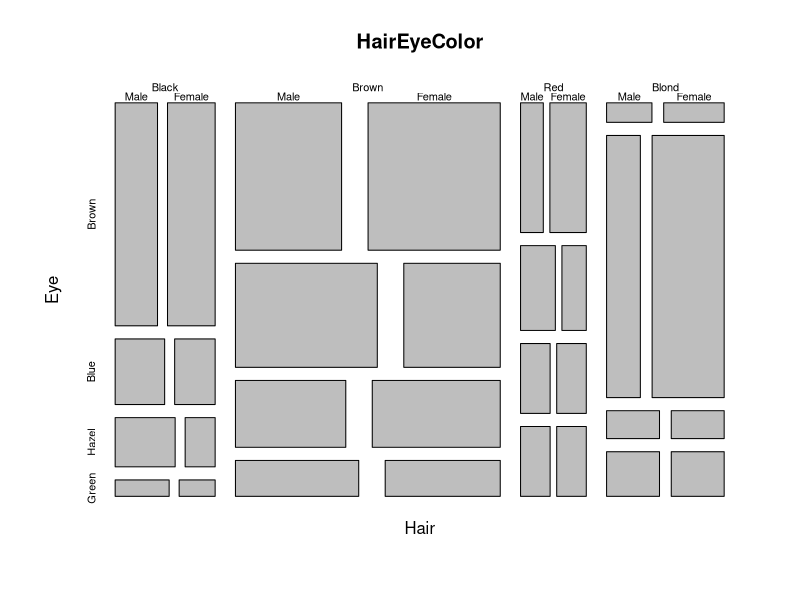
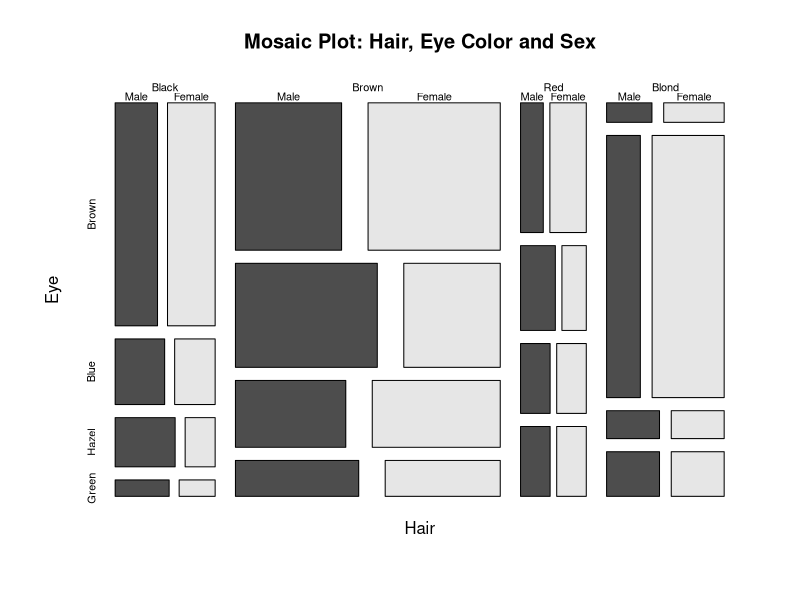
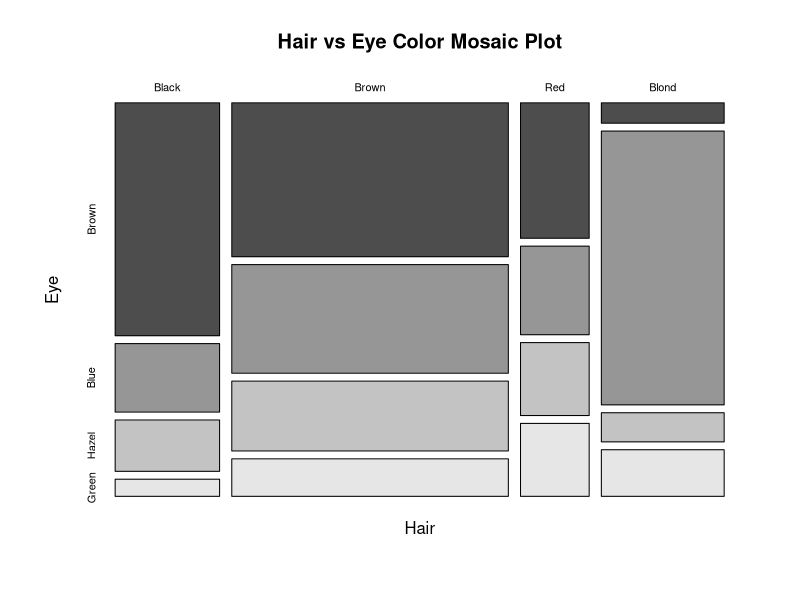
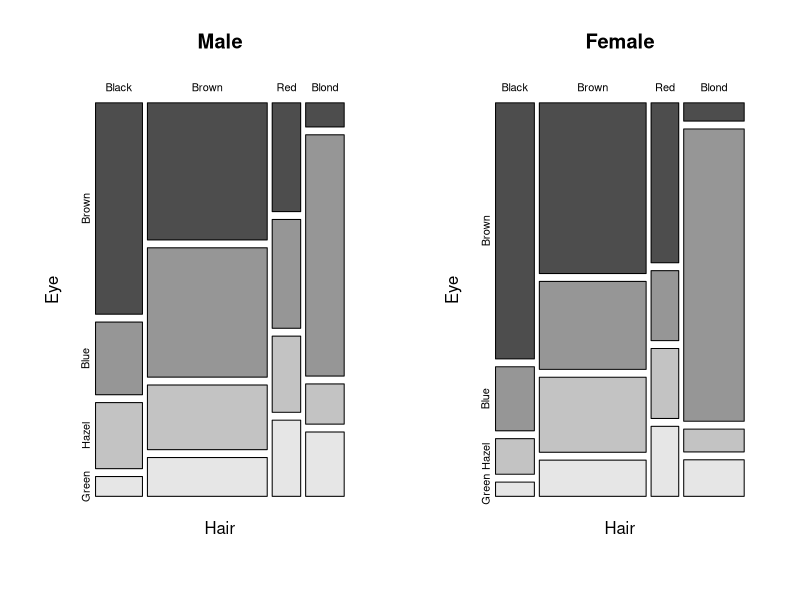
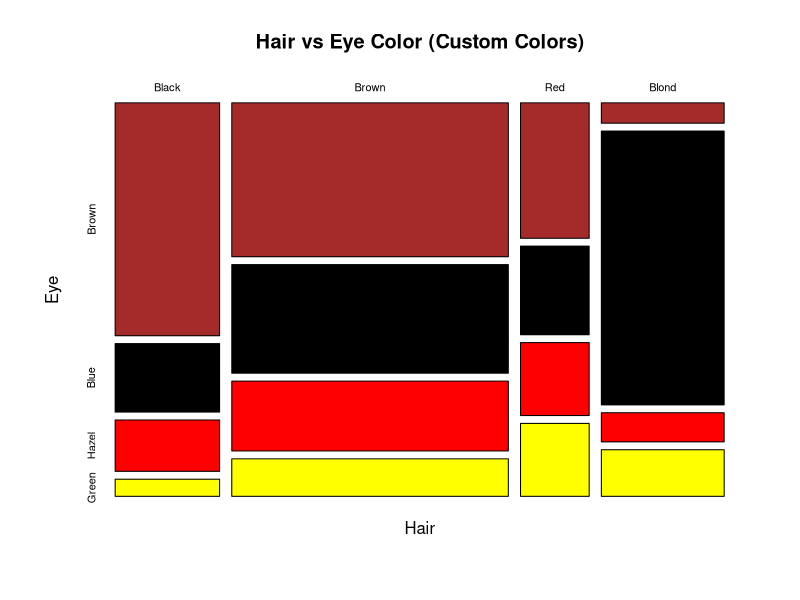
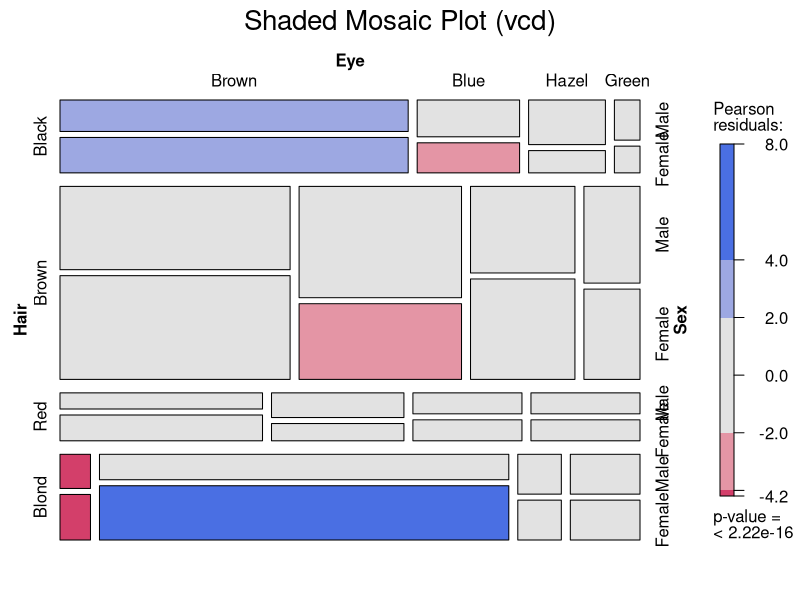
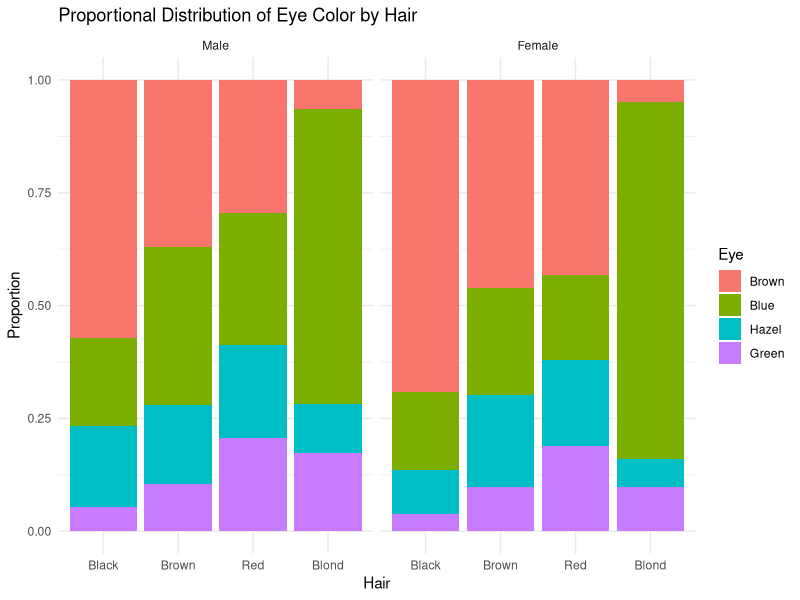
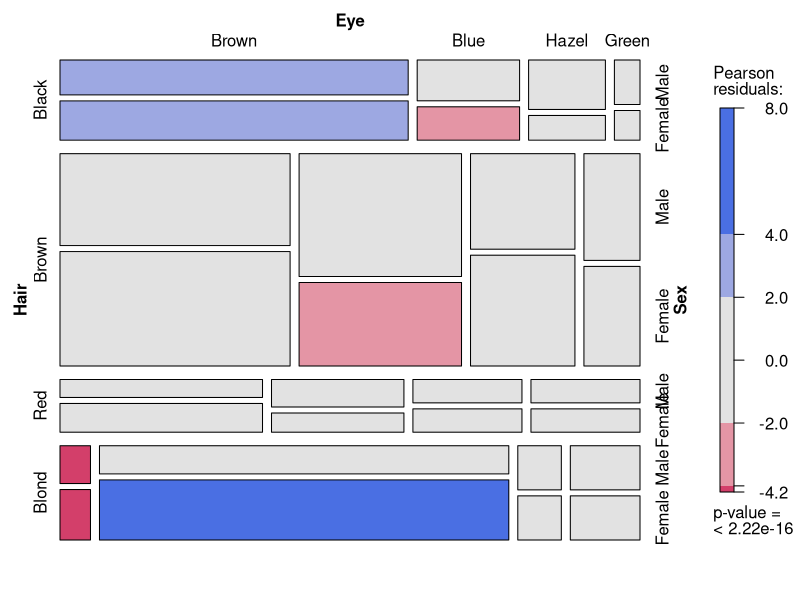

These charts were generated, in order, by the following R code:
# Load and Understand the HairEyeColor Dataset

# Load dataset
data(HairEyeColor)

# Check structure 
str(HairEyeColor)
View(HairEyeColor)
?HairEyeColor

# Very Basic Mosaic Plot (Base R)
mosaicplot(HairEyeColor)

# Add Titles and Colors
mosaicplot(HairEyeColor, main = "Mosaic Plot: Hair, Eye Color and Sex",
           color = TRUE)

# Two-variable Mosaic plot
HairEye2D <- margin.table(HairEyeColor, c(1, 2))
mosaicplot(HairEye2D, main = "Hair vs Eye Color Mosaic Plot",
           color = TRUE)

# Mosaic Plots by Sex
par(mfrow = c(1, 2))
mosaicplot(HairEyeColor[, , "Male"], main = "Male", color = TRUE)
mosaicplot(HairEyeColor[, , "Female"], main = "Female", color = TRUE)
par(mfrow = c(1, 1))

# Custom Colors
mosaicplot(HairEye2D, col = c("brown", "black", "red", "yellow"),
           main = "Hair vs Eye Color (Custom Colors)")

# Advanced Mosaic Plot using vcd
install.packages("vcd")
library(vcd)
mosaic(HairEyeColor, shade = TRUE, legend = TRUE,
       main = "Shaded Mosaic Plot (vcd)")

# Convert Dataset to Data Frame (For ggplot)
hair_eye_df <- as.data.frame(HairEyeColor)
head(hair_eye_df)

# ggplot Alternative (Proportional Mosaic-Style Plot)
library(ggplot2)
ggplot(hair_eye_df, aes(x = Hair, y = Freq, fill = Eye)) +
  geom_bar(stat = "identity", position = "fill") +
  facet_wrap(~Sex) + 
  labs(
    title = "Proportional Distribution of Eye Color by Hair",
    y = "Proportion"
  ) +
  theme_minimal()

# Advanced Mosaic with Residual Shading
mosaic(~ Hair + Eye + Sex, data = hair_eye_df, shade = TRUE, legend = TRUE)
